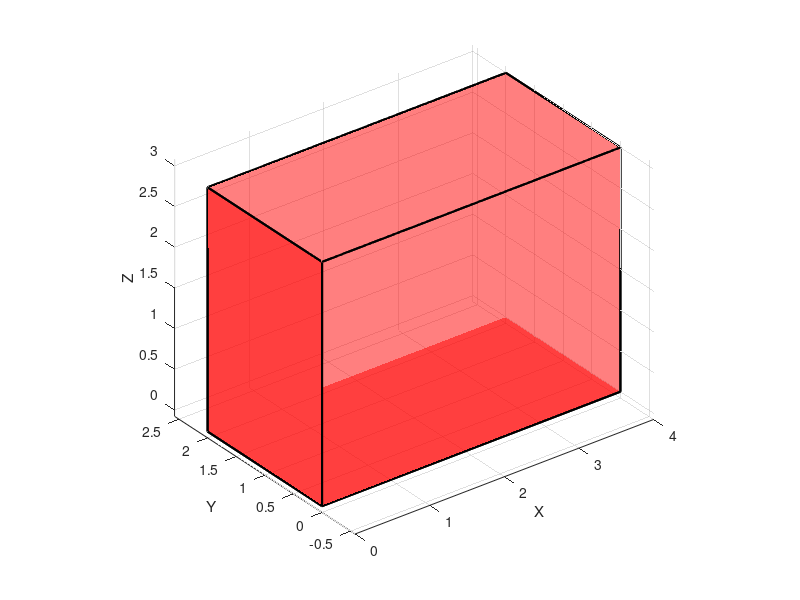

The MATLAB script that drew this image:
a = 4; b = 2; c = 3;

V = [0 0 0;
     a 0 0;
     a b 0;
     0 b 0;
     0 0 c;
     a 0 c;
     a b c;
     0 b c];

caras = [1 2 3 4;
         5 6 7 8;
         1 2 6 5;
         2 3 7 6;
         3 4 8 7;
         4 1 5 8];

figure;
patch('Faces', caras, 'Vertices', V, 'FaceColor', 'red', 'FaceAlpha', 0.5, 'LineWidth', 1.5);
axis equal; grid on; view(3);
xlabel('X'); ylabel('Y'); zlabel('Z');
